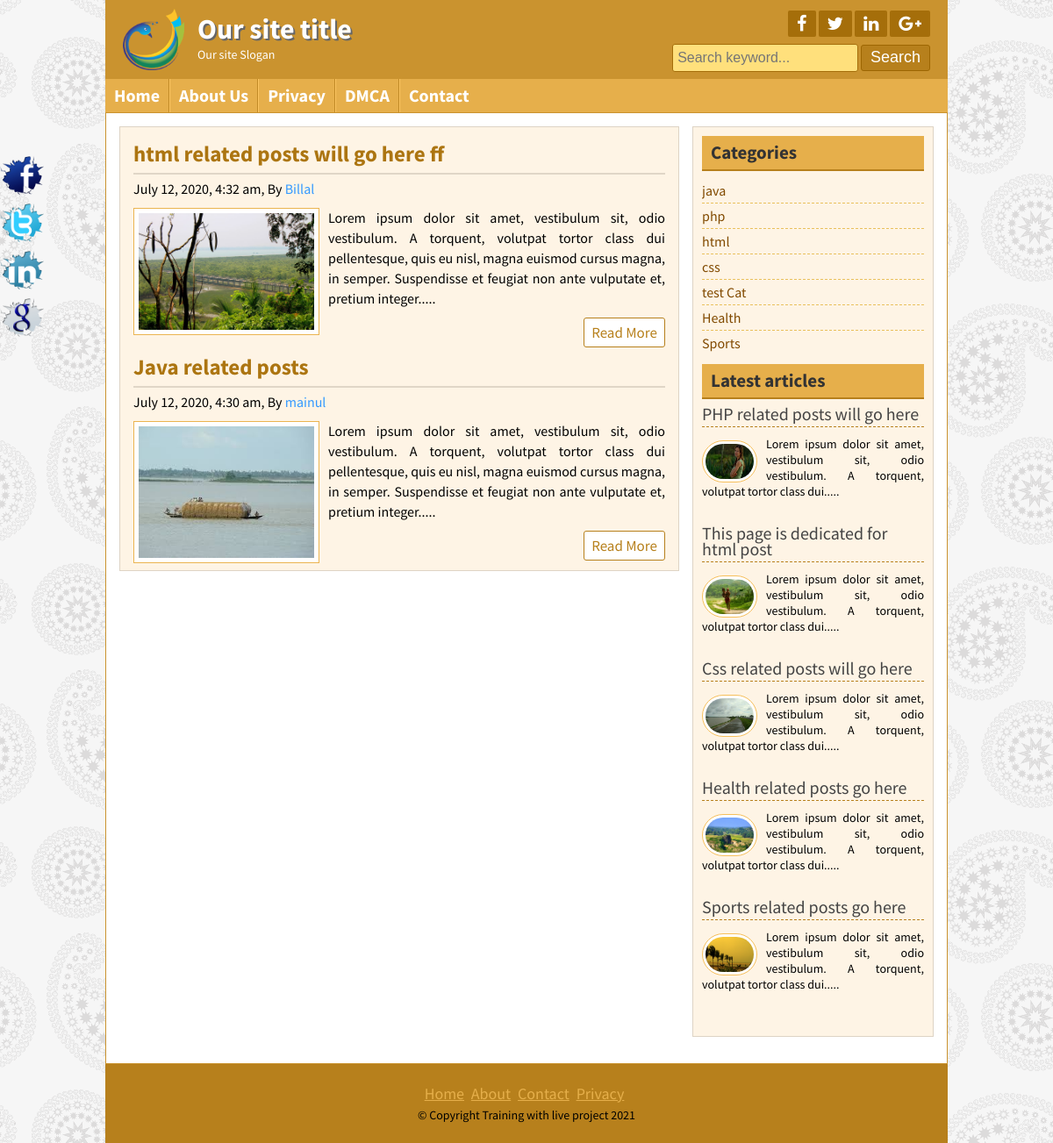
Screenshot of /postbycat.php?cat=1 with the database file from the repository.
### tables this page shows
CREATE TABLE `title_slogan` (
  `id` int(11) NOT NULL,
  `title` varchar(255) DEFAULT NULL,
  `slogan` varchar(255) DEFAULT NULL,
  `logo` varchar(255) DEFAULT NULL
);

CREATE TABLE `tbl_social` (
  `id` int(11) NOT NULL,
  `fb` varchar(255) DEFAULT NULL,
  `tw` varchar(255) DEFAULT NULL,
  `ln` varchar(255) DEFAULT NULL,
  `gp` varchar(255) DEFAULT NULL
);

CREATE TABLE `tbl_page` (
  `id` int(11) NOT NULL,
  `name` varchar(255) DEFAULT NULL,
  `body` text
);

CREATE TABLE `tbl_post` (
  `id` int(11) NOT NULL,
  `cat` int(11) NOT NULL,
  `title` varchar(255) NOT NULL,
  `body` text NOT NULL,
  `image` varchar(255) NOT NULL,
  `author` varchar(255) NOT NULL,
  `tags` varchar(255) NOT NULL,
  `date` timestamp NOT NULL DEFAULT CURRENT_TIMESTAMP,
  `userid` int(11) NOT NULL
);

CREATE TABLE `tbl_category` (
  `id` int(11) NOT NULL,
  `name` varchar(255) NOT NULL
);

CREATE TABLE `tbl_footer` (
  `id` int(11) NOT NULL,
  `note` varchar(255) DEFAULT NULL
);

### classes/Post.php (called while the page is built, shortened)
<?php
$filepath = realpath(dirname(__FILE__));
include_once($filepath . '/../lib/Database.php');
include_once($filepath . '/../helpers/Format.php');
?>
<?php
class Post
{
    private $db;
    public function __construct()
    {
        $this->db = new Database();
    }
    public function postByCatPage($id)
    {
        $query  = "select * from tbl_post where cat='$id' order by id desc";
        $result = $this->db->select($query);
        return $result;
    }
    public function getAllLogoTitla()
    {
        $query  = "SELECT * FROM title_slogan WHERE id = '1'";
        $result = $this->db->select($query);
        return $result;
    }
    public function getAllSocialMedia()
    {
        $query  = "SELECT * FROM tbl_social WHERE id = '1'";
        $result = $this->db->select($query);
        return $result;
    }
    public function getCopyRight()
    {
        $query  = "SELECT * FROM tbl_footer WHERE id = '1'";
        $result = $this->db->select($query);
        return $result;
    }
}

### lib/Database.php (called while the page is built, shortened)
<?php
Class Database
{
    public $host = DB_HOST;
    public $user = DB_USER;
    public $pass = DB_PASS;
    public $dbname = DB_NAME;
    public $link;
    private function connectDB()
    {
        $this->link = new mysqli($this->host, $this->user, $this->pass, $this->dbname);
    }
    public function select($query)
    {
        $result = $this->link->query($query) or die($this->link->error . __LINE__);
        if ($result->num_rows > 0) {
            return $result;
        } else {
            return false;
        }
    }
}

### classes/Page.php (called while the page is built, shortened)
<?php
$filepath = realpath(dirname(__FILE__));
include_once($filepath . '/../lib/Database.php');
include_once($filepath . '/../helpers/Format.php');
?>
<?php
class Page
{
    private $db;
    public function __construct()
    {
        $this->db = new Database();
    }
    public function dynamicMenu()
    {
        $query  = "select * from tbl_page";
        $result = $this->db->select($query);
        return $result;
    }
}

### helpers/Format.php (called while the page is built, shortened)
<?php
class Format
{
    public function formatDate($date)
    {
        return date('F j, Y, g:i a', strtotime($date));
    }
    public function textShorten($text, $limit = 400)
    {
        $text = $text . " ";
        $text = substr($text, 0, $limit);
        $text = substr($text, 0, strrpos($text, ' '));
        $text = $text . ".....";
        return $text;
    }
}

### classes/Category.php (called while the page is built, shortened)
<?php
$filepath = realpath(dirname(__FILE__));
include_once($filepath . '/../lib/Database.php');
include_once($filepath . '/../helpers/Format.php');
?>
<?php
class Category
{
    private $db;
    public function __construct()
    {
        $this->db = new Database();
    }
    public function postByCat()
    {
        $query  = "select * from tbl_category";
        $result = $this->db->select($query);
        return $result;
    }
}

### postbycat.php (the view)
<?php include "inc/header.php"; ?>
<?php
if (!isset($_GET['cat']) || $_GET['cat'] == null) {
    header("Location:404.php");
} else {
    $id = $_GET['cat'];
}
?>
<div class="contentsection contemplete clear">
    <div class="maincontent clear">
        <?php
        $postByCat = $post->postByCatPage($id);
        if ($postByCat) {
            while ($result = $postByCat->fetch_assoc()) {
                ?>
                <div class="samepost clear">
                    <h2><a href="post.php?id=<?php echo $result['id']; ?>"><?php echo $result['title']; ?></a></h2>
                    <h4><?php echo $fm->formatDate($result['date']); ?>, By <a
                                href="#"><?php echo $result['author']; ?></a></h4>
                    <a href="#"><img src="admin/<?php echo $result['image']; ?>" alt="post image"/></a>
                    <?php echo $fm->textShorten($result['body'], 250); ?>
                    <div class="readmore clear">
                        <a href="post.php?id=<?php echo $result['id']; ?>">Read More</a>
                    </div>
                </div>
                <?php
            }
        }else{
            header("Location:404.php");
        }
        ?>
    </div>
    <?php include "inc/sidebar.php"; ?>
    <?php include "inc/footer.php"; ?>

### inc/header.php (shortened to what this page needs)
<?php
include 'lib/Database.php';
include 'helpers/Format.php';
$db   = new Database();
$fm   = new Format();
$post = new Post();
$cat  = new Category();
$page = new Page();
?>
<!DOCTYPE html>
<html>
<head>
    <link rel="stylesheet" href="font-awesome-4.5.0/css/font-awesome.css">
    <link rel="stylesheet" href="css/nivo-slider.css" type="text/css" media="screen"/>
    <link rel="stylesheet" href="style.css">
</head>
<body>
<div class="headersection templete clear">
    <a href="index.php">
        <div class="logo">
            <?php
            $getALL = $post->getAllLogoTitla();
            if ($getALL) {
                while ($result = $getALL->fetch_assoc()) {
                    ?>
                    <img src="admin/<?php echo $result['logo']; ?>" alt="Logo"/>
                    <h2><?php echo $result['title']; ?></h2>
                    <p><?php echo $result['slogan']; ?></p>
                    <?php
                }
            }
            ?>
        </div>
    </a>
    <div class="social clear">
        <div class="icon clear">
            <?php
            $socialMedia = $post->getAllSocialMedia();
            if ($socialMedia) {
                while ($result = $socialMedia->fetch_assoc()) {
                    ?>
                    <a href="<?php echo $result['fb']; ?>" target="_blank"><i class="fa fa-facebook"></i></a>
                    <a href="<?php echo $result['tw']; ?>" target="_blank"><i class="fa fa-twitter"></i></a>
                    <a href="<?php echo $result['ln']; ?>" target="_blank"><i class="fa fa-linkedin"></i></a>
                    <a href="<?php echo $result['gp']; ?>" target="_blank"><i class="fa fa-google-plus"></i></a>
                    <?php
                }
            }
            ?>
        </div>
        <div class="searchbtn clear">
            <form action="search.php" method="get">
                <input type="text" name="search" placeholder="Search keyword..."/>
                <input type="submit" name="submit" value="Search"/>
            </form>
        </div>
    </div>
</div>
<div class="navsection templete">
    <?php
    $path        = $_SERVER['SCRIPT_FILENAME'];
    $currentpage = basename($path, '.php');
    ?>
    <ul>
        <li><a <?php if ($currentpage == 'index'){echo 'id="active"';} ?>href="index.php">Home</a></li>
        <?php
        $subMenu = $page->dynamicMenu();
        if ($subMenu) {
            while ($result = $subMenu->fetch_assoc()) {
                ?>
                <li><a
                        <?php
                        if (isset($_GET['pageid']) && $_GET['pageid'] == $result['id']) {
                            echo 'id="active"';
                        } ?> href="page.php?pageid=<?php echo $result['id']; ?>"><?php echo $result['name']; ?></a>
                </li>
                <?php
            }
        }
        ?>
        <li><a <?php if ($currentpage == 'contact'){echo 'id="active"';} ?>href="contact.php">Contact</a></li>
    </ul>
</div>

### inc/sidebar.php
<div class="sidebar clear">
    <div class="samesidebar clear">
        <h2>Categories</h2>
        <ul>
            <?php
            $postCat = $cat->postByCat();
            if ($postCat) {
                while ($result = $postCat->fetch_assoc()) {
                    ?>
                    <li><a href="postbycat.php?cat=<?php echo $result['id']; ?>"><?php echo $result['name']; ?></a>
                    </li>
                    <?php
                }
            }
            ?>
        </ul>
    </div>
    <div class="samesidebar clear">
        <h2>Latest articles</h2>
        <?php
        $query    = "SELECT * FROM tbl_post limit 5";
        $postByLt = $db->select($query);
        if ($postByLt) {
            while ($result = $postByLt->fetch_assoc()) {
                ?>
                <div class="popular clear">
                    <h3><a href="post.php?id=<?php echo $result['id']; ?>"><?php echo $result['title']; ?></a></h3>
                    <a href="post.php?id=<?php echo $result['id']; ?>"><img
                                src="admin/<?php echo $result['image']; ?>"
                                alt="post image"/></a>
                    <?php echo $fm->textShorten($result['body'], 120); ?>
                </div>
                <?php
            }
        } else {
            header("Location:404.php");
        }
        ?>
    </div>
</div>
</div>

### inc/footer.php (shortened to what this page needs)
<div class="footersection templete clear">
    <div class="footermenu clear">
        <ul>
            <li><a href="index.php">Home</a></li>
            <li><a href="about.php">About</a></li>
            <li><a href="contact">Contact</a></li>
            <li><a href="#">Privacy</a></li>
        </ul>
    </div>
    <?php
    $copyRight = $post->getCopyRight();
    if ($copyRight) {
        while ($result = $copyRight->fetch_assoc()) {
            ?>
            <p>&copy; <?php
                echo $result['note'].' ';
                echo date('Y');
                ?></p>
            <?php
        }
    }
    ?>
</div>
<div class="fixedicon clear">
    <?php
    $socialMedia = $post->getAllSocialMedia();
    if ($socialMedia) {
        while ($result = $socialMedia->fetch_assoc()) {
            ?>
            <a href="<?php echo $result['fb']; ?>" target="_blank"><img src="images/fb.png" alt="Facebook"/></a>
            <a href="<?php echo $result['tw']; ?>" target="_blank"><img src="images/tw.png" alt="Twitter"/></a>
            <a href="<?php echo $result['ln']; ?>" target="_blank"><img src="images/in.png" alt="LinkedIn"/></a>
            <a href="<?php echo $result['gp']; ?>" target="_blank"><img src="images/gl.png" alt="GooglePlus"/></a>
            <?php
        }
    }
    ?>
</div>
</body>
</html>

### rows the page displays
title_slogan: logo (picture), title "Our site title", slogan "Our site Slogan"
tbl_page: name "About Us"
tbl_page: name "Privacy"
tbl_page: name "DMCA"
tbl_post: title "html related posts will go here ff", date "July 12, 2020, 4:32 am", author "Billal", image (picture), body "Lorem ipsum dolor sit amet, vestibulum sit, odio vestibulum. A torquent, volutpat tortor class dui pellentesque, quis eu nisl, magna euismod cursus magna, in semper. Suspendisse et feugiat non ante vulputate et, pretium integer....."
tbl_post: title "Java related posts", date "July 12, 2020, 4:30 am", author "mainul", image (picture), body "Lorem ipsum dolor sit amet, vestibulum sit, odio vestibulum. A torquent, volutpat tortor class dui pellentesque, quis eu nisl, magna euismod cursus magna, in semper. Suspendisse et feugiat non ante vulputate et, pretium integer....."
tbl_category: name "java"
tbl_category: name "php"
tbl_category: name "html"
tbl_category: name "css"
tbl_category: name "test Cat"
tbl_category: name "Health"
tbl_category: name "Sports"
tbl_post: title "PHP related posts will go here", image (picture), body "Lorem ipsum dolor sit amet, vestibulum sit, odio vestibulum. A torquent, volutpat tortor class dui....."
tbl_post: title "This page is dedicated for html post", image (picture), body "Lorem ipsum dolor sit amet, vestibulum sit, odio vestibulum. A torquent, volutpat tortor class dui....."
tbl_post: title "Css related posts will go here", image (picture), body "Lorem ipsum dolor sit amet, vestibulum sit, odio vestibulum. A torquent, volutpat tortor class dui....."
tbl_post: title "Health related posts go here", image (picture), body "Lorem ipsum dolor sit amet, vestibulum sit, odio vestibulum. A torquent, volutpat tortor class dui....."
tbl_post: title "Sports related posts go here", image (picture), body "Lorem ipsum dolor sit amet, vestibulum sit, odio vestibulum. A torquent, volutpat tortor class dui....."
tbl_footer: note "Copyright Training with live project"
